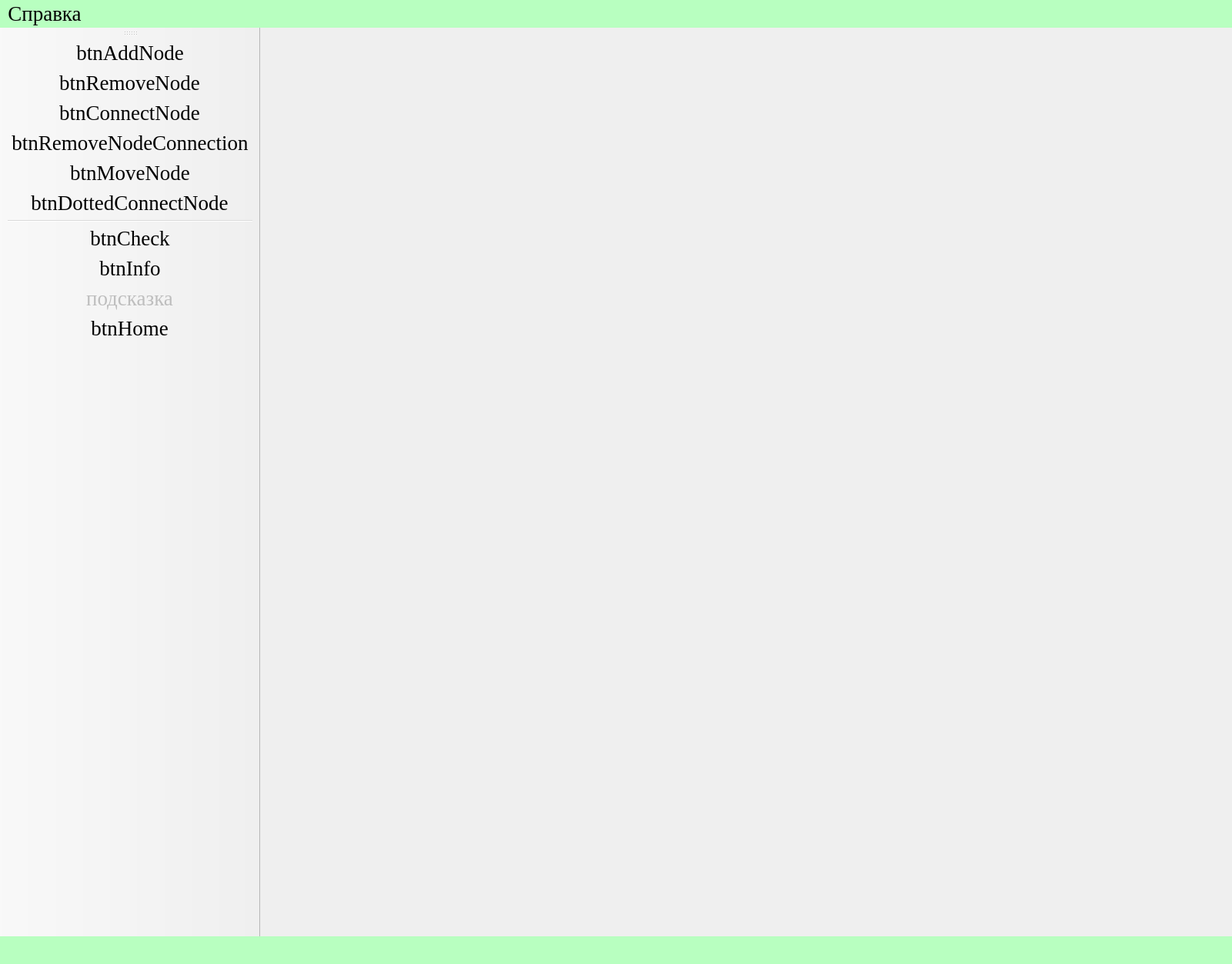
<?xml version="1.0" encoding="UTF-8"?>
<ui version="4.0">
 <class>MainWindow5</class>
 <widget class="QMainWindow" name="MainWindow5">
  <property name="geometry">
   <rect>
    <x>0</x>
    <y>0</y>
    <width>1601</width>
    <height>1253</height>
   </rect>
  </property>
  <property name="font">
   <font>
    <family>Times New Roman</family>
    <pointsize>20</pointsize>
   </font>
  </property>
  <property name="windowTitle">
   <string>Задание 5</string>
  </property>
  <property name="windowIcon">
   <iconset>
    <normaloff>resources/login_icon.png</normaloff>resources/login_icon.png</iconset>
  </property>
  <property name="styleSheet">
   <string notr="true"/>
  </property>
  <widget class="QWidget" name="centralwidget"/>
  <widget class="QMenuBar" name="menuBar">
   <property name="geometry">
    <rect>
     <x>0</x>
     <y>0</y>
     <width>1601</width>
     <height>22</height>
    </rect>
   </property>
   <property name="styleSheet">
    <string notr="true">background-color: #b8ffc0;</string>
   </property>
   <widget class="QMenu" name="menuHelp">
    <property name="title">
     <string>Справка</string>
    </property>
    <addaction name="actionHelpTask"/>
    <addaction name="actionHelpProgram"/>
    <addaction name="actionViewTask"/>
   </widget>
   <addaction name="menuHelp"/>
  </widget>
  <widget class="QStatusBar" name="statusbar">
   <property name="styleSheet">
    <string notr="true">background-color: #b8ffc0;</string>
   </property>
  </widget>
  <widget class="QToolBar" name="toolBar">
   <property name="sizePolicy">
    <sizepolicy hsizetype="Fixed" vsizetype="Preferred">
     <horstretch>0</horstretch>
     <verstretch>0</verstretch>
    </sizepolicy>
   </property>
   <property name="windowTitle">
    <string>toolBar</string>
   </property>
   <property name="iconSize">
    <size>
     <width>47</width>
     <height>42</height>
    </size>
   </property>
   <attribute name="toolBarArea">
    <enum>LeftToolBarArea</enum>
   </attribute>
   <attribute name="toolBarBreak">
    <bool>false</bool>
   </attribute>
   <addaction name="actionbtnAddSeq"/>
   <addaction name="actionbtnRemoveSeq"/>
   <addaction name="actionbtnConnectNode"/>
   <addaction name="actionbtnRemoveNodeConnection"/>
   <addaction name="actionbtnMoveNode"/>
   <addaction name="actionbtnDottedConnectNode"/>
   <addaction name="separator"/>
   <addaction name="actionbtnCheck"/>
   <addaction name="actionbtnInfo"/>
   <addaction name="actionHelp"/>
   <addaction name="actionbtnHome"/>
  </widget>
  <action name="actionNewFile">
   <property name="icon">
    <iconset>
     <normaloff>resources/iconePack/file.png</normaloff>resources/iconePack/file.png</iconset>
   </property>
   <property name="text">
    <string>Новый файл</string>
   </property>
   <property name="toolTip">
    <string>Создать новый файл</string>
   </property>
  </action>
  <action name="actionOpenFile">
   <property name="icon">
    <iconset>
     <normaloff>resources/iconePack/write.png</normaloff>resources/iconePack/write.png</iconset>
   </property>
   <property name="text">
    <string>Открыть файл</string>
   </property>
  </action>
  <action name="actionSaveFile">
   <property name="icon">
    <iconset>
     <normaloff>resources/iconePack/save.png</normaloff>resources/iconePack/save.png</iconset>
   </property>
   <property name="text">
    <string>Сохранить</string>
   </property>
  </action>
  <action name="actionSaveFileAs">
   <property name="text">
    <string>Сохранить как</string>
   </property>
  </action>
  <action name="actionForward">
   <property name="icon">
    <iconset>
     <normaloff>resources/iconePack/forward.png</normaloff>resources/iconePack/forward.png</iconset>
   </property>
   <property name="text">
    <string>Вперед        Ctrl+Y</string>
   </property>
  </action>
  <action name="actionBackward">
   <property name="icon">
    <iconset>
     <normaloff>resources/iconePack/reply.png</normaloff>resources/iconePack/reply.png</iconset>
   </property>
   <property name="text">
    <string>Назад          Ctrl+Z</string>
   </property>
  </action>
  <action name="actionbtnAddSeq">
   <property name="checkable">
    <bool>true</bool>
   </property>
   <property name="checked">
    <bool>false</bool>
   </property>
   <property name="icon">
    <iconset>
     <normaloff>resources/iconePack/add-new.png</normaloff>resources/iconePack/add-new.png</iconset>
   </property>
   <property name="text">
    <string>btnAddNode</string>
   </property>
   <property name="toolTip">
    <string>Добавить последовательность</string>
   </property>
  </action>
  <action name="actionbtnRemoveSeq">
   <property name="checkable">
    <bool>true</bool>
   </property>
   <property name="icon">
    <iconset>
     <normaloff>resources/iconePack/cross_circle.png</normaloff>resources/iconePack/cross_circle.png</iconset>
   </property>
   <property name="text">
    <string>btnRemoveNode</string>
   </property>
   <property name="toolTip">
    <string>Удалить последовательность</string>
   </property>
  </action>
  <action name="actionbtnMoveNode">
   <property name="checkable">
    <bool>true</bool>
   </property>
   <property name="icon">
    <iconset>
     <normaloff>resources/iconePack/axis_arrow_icon_138909.png</normaloff>resources/iconePack/axis_arrow_icon_138909.png</iconset>
   </property>
   <property name="text">
    <string>btnMoveNode</string>
   </property>
   <property name="toolTip">
    <string>Переместить вершину</string>
   </property>
   <property name="font">
    <font/>
   </property>
   <property name="priority">
    <enum>QAction::NormalPriority</enum>
   </property>
  </action>
  <action name="actionbtnConnectNode">
   <property name="checkable">
    <bool>true</bool>
   </property>
   <property name="icon">
    <iconset>
     <normaloff>resources/iconePack/file_addArrow.svg</normaloff>resources/iconePack/file_addArrow.svg</iconset>
   </property>
   <property name="text">
    <string>btnConnectNode</string>
   </property>
   <property name="toolTip">
    <string>Соединить вершины</string>
   </property>
  </action>
  <action name="actionbtnInfo">
   <property name="icon">
    <iconset>
     <normaloff>resources/iconePack/attachment.png</normaloff>resources/iconePack/attachment.png</iconset>
   </property>
   <property name="text">
    <string>btnInfo</string>
   </property>
   <property name="toolTip">
    <string>Материалы</string>
   </property>
  </action>
  <action name="actionbtnHome">
   <property name="checkable">
    <bool>true</bool>
   </property>
   <property name="icon">
    <iconset>
     <normaloff>resources/iconePack/home.png</normaloff>resources/iconePack/home.png</iconset>
   </property>
   <property name="text">
    <string>btnHome</string>
   </property>
   <property name="toolTip">
    <string>В главное окно</string>
   </property>
  </action>
  <action name="actionbtnRemoveNodeConnection">
   <property name="checkable">
    <bool>true</bool>
   </property>
   <property name="icon">
    <iconset>
     <normaloff>resources/iconePack/arrowRightDel.png</normaloff>resources/iconePack/arrowRightDel.png</iconset>
   </property>
   <property name="text">
    <string>btnRemoveNodeСonnection</string>
   </property>
   <property name="toolTip">
    <string>Удалить связь</string>
   </property>
  </action>
  <action name="actionbtnZoomIn">
   <property name="checkable">
    <bool>false</bool>
   </property>
   <property name="checked">
    <bool>false</bool>
   </property>
   <property name="icon">
    <iconset>
     <normaloff>resources/iconePack/zoom-in.png</normaloff>resources/iconePack/zoom-in.png</iconset>
   </property>
   <property name="text">
    <string>btnZoomIn</string>
   </property>
   <property name="toolTip">
    <string>Увеличить изображение</string>
   </property>
   <property name="autoRepeat">
    <bool>true</bool>
   </property>
  </action>
  <action name="actionbtnZoomOut">
   <property name="icon">
    <iconset>
     <normaloff>resources/iconePack/zoom-out.png</normaloff>resources/iconePack/zoom-out.png</iconset>
   </property>
   <property name="text">
    <string>btnZoomOut</string>
   </property>
   <property name="toolTip">
    <string>Уменьшить изображение</string>
   </property>
  </action>
  <action name="actionHelpTask">
   <property name="text">
    <string>Справка по заданию</string>
   </property>
  </action>
  <action name="actionHelpProgram">
   <property name="text">
    <string>Справка по программе </string>
   </property>
  </action>
  <action name="actionSetting">
   <property name="text">
    <string>Настройки программы</string>
   </property>
  </action>
  <action name="actionbtnCheck">
   <property name="icon">
    <iconset>
     <normaloff>resources/iconePack/check-mark.png</normaloff>resources/iconePack/check-mark.png</iconset>
   </property>
   <property name="text">
    <string>btnCheck</string>
   </property>
   <property name="toolTip">
    <string>&lt;html&gt;&lt;head/&gt;&lt;body&gt;&lt;p&gt;Проверить задание&lt;/p&gt;&lt;/body&gt;&lt;/html&gt;</string>
   </property>
  </action>
  <action name="actionbtnDottedConnectNode">
   <property name="checkable">
    <bool>true</bool>
   </property>
   <property name="enabled">
    <bool>true</bool>
   </property>
   <property name="icon">
    <iconset>
     <normaloff>resources/iconePack/arrowsDotted.png</normaloff>resources/iconePack/arrowsDotted.png</iconset>
   </property>
   <property name="text">
    <string>btnDottedConnectNode</string>
   </property>
   <property name="toolTip">
    <string>Расстановка продолжительности работ</string>
   </property>
  </action>
  <action name="actionHelp">
   <property name="checkable">
    <bool>true</bool>
   </property>
   <property name="enabled">
    <bool>false</bool>
   </property>
   <property name="icon">
    <iconset>
     <normaloff>resources/iconePack/help.png</normaloff>resources/iconePack/help.png</iconset>
   </property>
   <property name="text">
    <string>подсказка</string>
   </property>
   <property name="toolTip">
    <string>Решение</string>
   </property>
  </action>
  <action name="actionViewTask">
   <property name="text">
    <string>Задание 5</string>
   </property>
  </action>
 </widget>
 <resources/>
 <connections/>
</ui>
